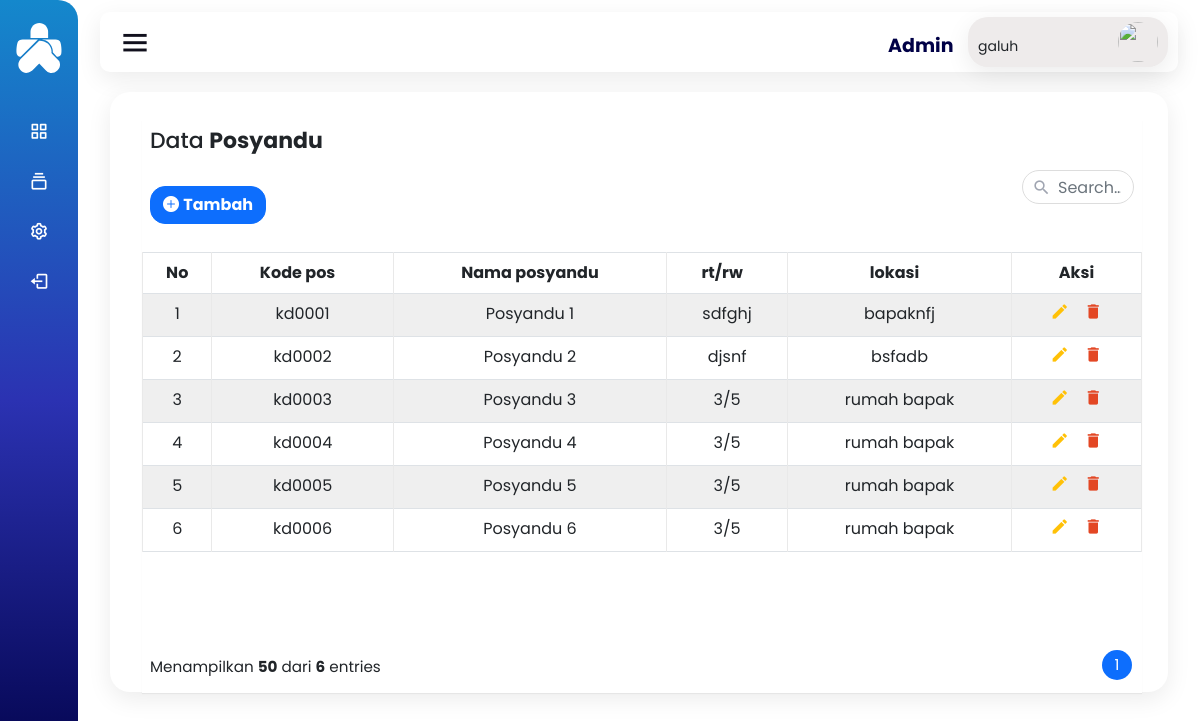
Screenshot of /admin/admin.php?page=datapos (signed in) with the database file from the repository.
### tables this page shows
CREATE TABLE `data_posposyandu` (
  `kd_pos` varchar(20) NOT NULL,
  `nama_posyandu` varchar(100) NOT NULL,
  `RT_RW` char(10) NOT NULL,
  `lokasi` text NOT NULL
);

### koneksi.php (called while the page is built, shortened)
<?php
$host="localhost";
$user="root";
$pass="";
$database="e-posyandu";
$koneksi=mysqli_connect($host,$user,$pass,$database);
function query($query)
{
  global $koneksi;
  $result = mysqli_query($koneksi, $query);
  $rows = [];
  while ($row = mysqli_fetch_assoc($result)) {
    $rows[] = $row;
  }
  return $rows;
}
$datapos=query(
  "SELECT * FROM `data_posposyandu`"
);
?>

### admin/datamaster/datapos.php (the view, shortened to what this page needs)
<?php
$per_page = 50;
$total_rows = count($datapos);
$total_pages = ceil($total_rows / $per_page);
if (isset($_GET['halaman']) && is_numeric($_GET['halaman'])) {
    $current_page = $_GET['halaman'];
} else {
    $current_page = 1;
}
$start = ($current_page - 1) * $per_page;
$end = $start + $per_page;
$datapos_chunk = array_slice($datapos, $start, $per_page);
?>
<div class="framesubmain">
    <div class="tablesubmain">
        <div class="container-xl">
            <div class="table">
                <div class="table-wrapper">
                    <div class="table-title">
                        <h2>Data <b>Posyandu</b></h2>
                        <div class="row">
                            <div class="col-sm-8 mt-3">
                                <button type="button" class="btn btn-primary text-white " style="border-radius: 15px;" id="openPopuppos">
                                    <i class="bi bi-plus-circle-fill" aria-hidden="true"></i>
                                    <b> Tambah</b>
                                </button>
                            </div>
                            <div class="col-sm-4 mt3">
                                <div class="search-box" style="margin-left: 200px;">
                                    <i class="material-icons">&#xE8B6;</i>
                                    <input type="text" class="form-control" id="search-input" placeholder="Search&hellip;">
                                </div>
                            </div>
                        </div>
                    </div>
                    <div class="tableFixHead ">
                        <table id="printdataanak" class="table table-striped table-hover table-bordered">
                            <thead>
                                <tr>
                                    <th>No</th>
                                    <th>Kode pos <i class="fa fa-sort"></i></th>
                                    <th>Nama posyandu</th>
                                    <th>rt/rw<i class="fa fa-sort"></i></th>
                                    <th>lokasi<i class="fa fa-sort"></i></th>
                                    <th>Aksi</th>
                                </tr>
                            </thead>
                            <tbody>
                                <?php
                                $i = 1;
                                ?>
                                <?php foreach ($datapos_chunk as $row) : ?>
                                    <tr>
                                        <td><?= $i++; ?></td>
                                        <td><?= $row["kd_pos"]; ?></td>
                                        <td><?= $row["nama_posyandu"]; ?></td>
                                        <td><?= $row["RT_RW"]; ?></td>
                                        <td><?= $row["lokasi"]; ?></td>
                                        <td>
                                            <a class="edit edit_posyan" title="Edit" data-bs-toggle="modal" data-bs-target="#editdataposyan" data-KodPos="<?= $row["kd_pos"]; ?>" data-namaPos="<?= $row["nama_posyandu"]; ?>" data-rtRw="<?= $row["RT_RW"]; ?>" data-lokasi="<?= $row["lokasi"]; ?>" style="cursor: pointer;"><i class="material-icons">&#xE254;</i></a>
                                            <a href="hapuspos.php?kd_pos=<?= $row["kd_pos"]; ?>" class="delete" title="Delete" data-toggle="tooltip"><i class="material-icons">&#xE872;</i></a>
                                        </td>
                                    </tr>
                                <?php endforeach; ?>
                            </tbody>
                        </table>
                    </div>
                    <div class="clearfix">
                        <?php echo "<div class='hint-text'>Menampilkan <b>" . ($end - $start) . "</b> dari <b>$total_rows</b> entries</div>"; ?>
                        <ul class="pagination">
                            <?php
                            for ($page = 1; $page <= $total_pages; $page++) {
                                echo "<li class='page-item";
                                if ($page == $current_page) {
                                    echo " active";
                                }
                                echo "'><a href='admin.php?page=datapos&halaman=" . $page . "' class='page-link'>" . $page . "</a></li>";
                            }
                            ?>
                        </ul>
                    </div>
                </div>
            </div>
        </div>
    </div>
</div>

### assets/css/styleadmin.css (style rules this page uses)
* { margin: 0; padding: 0; box-sizing: border-box; font-family: 'Poppins', sans-serif; }
.framesubmain { padding: 20px; height: auto; width: auto; }

### assets/css/tabeladmin.css (style rules this page uses)
.tablesubmain { padding: 20px; background-color: #ffffff; height: 600px; border-radius: 20px; box-shadow: 0 7px 25px rgba(0, 0, 0, 0.08); }
td { text-align: center; }
.table-wrapper { min-width: 1000px; background: #fff; box-shadow: 0 1px 1px rgba(0,0,0,.05); }
.table-title { padding-bottom: 10px; margin: 0 0 10px; min-width: 100%; }
.table-title h2 { margin: 8px 0 0; font-size: 22px; }
.search-box { position: relative; float: left; }
.search-box input { height: 34px; border-radius: 20px; padding-left: 35px; border-color: #ddd; box-shadow: none; }
.search-box i { color: #a0a5b1; position: absolute; font-size: 19px; top: 8px; left: 10px; }
table.table tr th, table.table tr td { border-color: #e9e9e9; }
table.table-striped tbody tr:nth-of-type(odd) { background-color: #fcfcfc; }
table.table td:last-child { width: 130px; }
table.table td a { color: #a0a5b1; display: inline-block; margin: 0 5px; }
table.table td a.edit { color: #FFC107; }
table.table td a.delete { color: #E34724; }
table.table td i { font-size: 19px; }
.tableFixHead { overflow: auto; height: 390px; }
.tableFixHead thead th { position: sticky; top: 0; z-index: 1; background-color: white; text-align: center; }
.pagination { float: right; margin: 0 0 5px; }
.pagination li a { border: none; font-size: 95%; width: 30px; height: 30px; color: #999; margin: 0 2px; line-height: 30px; border-radius: 30px !important; text-align: center; padding: 0; }
.pagination li.active a { background: #03A9F4; }
.hint-text { float: left; margin-top: 6px; font-size: 95%; }

### rows the page displays
data_posposyandu: kd_pos "kd0001", nama_posyandu "Posyandu 1", RT_RW "sdfghj", lokasi "bapaknfj"
data_posposyandu: kd_pos "kd0002", nama_posyandu "Posyandu 2", RT_RW "djsnf", lokasi "bsfadb"
data_posposyandu: kd_pos "kd0003", nama_posyandu "Posyandu 3", RT_RW "3/5", lokasi "rumah bapak"
data_posposyandu: kd_pos "kd0004", nama_posyandu "Posyandu 4", RT_RW "3/5", lokasi "rumah bapak"
data_posposyandu: kd_pos "kd0005", nama_posyandu "Posyandu 5", RT_RW "3/5", lokasi "rumah bapak"
data_posposyandu: kd_pos "kd0006", nama_posyandu "Posyandu 6", RT_RW "3/5", lokasi "rumah bapak"

### other values shown
$end - $start "50"
$total_rows "6"
